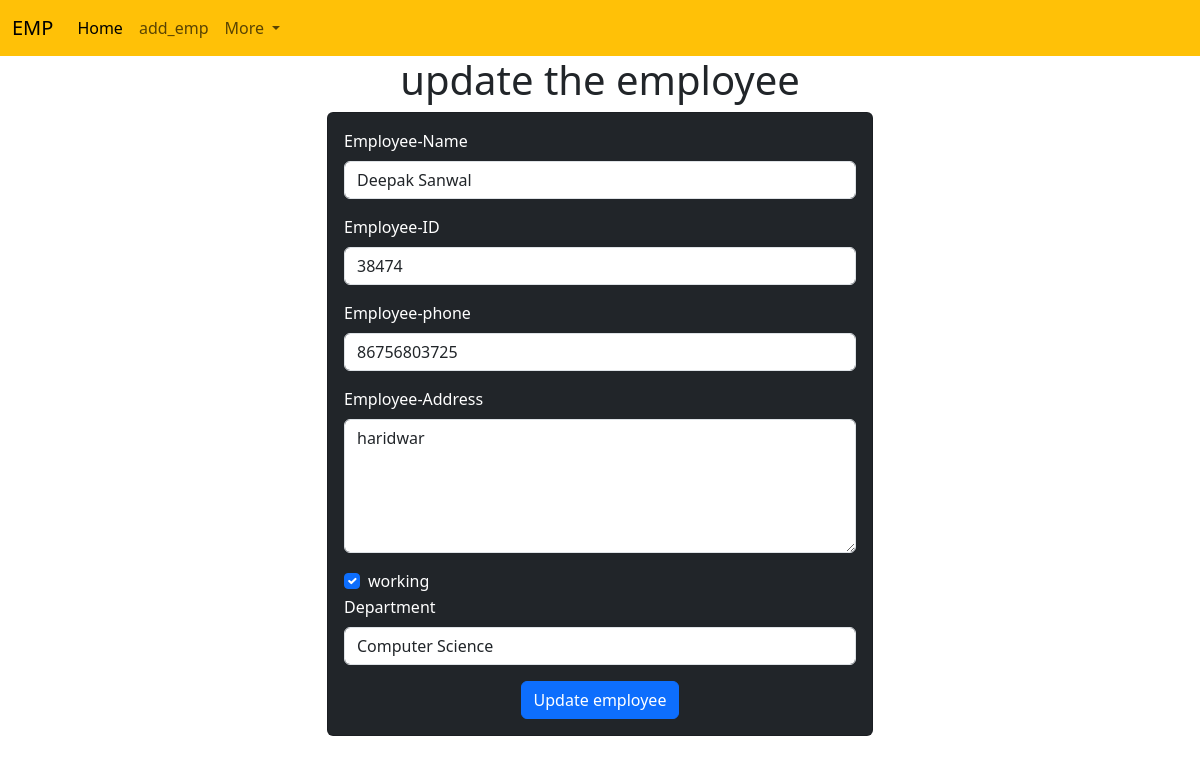
Page /update_emp/18 on the committed database.
### employee/models.py (models this page shows, shortened)
class Employee(models.Model):
  name=models.CharField(max_length=100,null=False)
  emp_id=models.IntegerField(null=False)
  phone=models.IntegerField()
  address=models.CharField(max_length=100,null=False)
  working=models.BooleanField(default=True)
  department=models.CharField(max_length=100)

### employee/views.py (the view)
# urls.py: path('update_emp/<int:emp_id>', views.update_emp, name='update_emp'),
def update_emp(request,emp_id=0):
   emp=Employee.objects.get(id=emp_id)
   print('update page is open')
   if request.method == "POST":
      name=request.POST['emp_name']
      address=request.POST['emp_address']
      emp_id=int(request.POST['emp_id'])
      phone=int(request.POST['emp_phone'])
      working = request.POST.get('emp_working', 'off') == 'on'
      department=request.POST['emp_department']
      emp.name = name
      emp.emp_id = emp_id
      emp.phone = phone
      emp.address = address
      emp.department = department
      emp.working = working
      emp.save()
      return redirect('emp_home')
   else:
      context ={
         'emp':emp
      }
      return render(request,'update_emp.html',context)

### employee/templates/update_emp.html (shortened to what this page needs)
<!doctype html>
<html lang="en">
  <head>
    <link href="https://cdn.jsdelivr.net/npm/bootstrap@5.3.3/dist/css/bootstrap.min.css" rel="stylesheet">
  </head>
  <body>
      {%  include 'navbar.html' %}
      <h1 class="text-center my-6">update the employee</h1>
      <div class="container ">
        <div class="row">
          <div class="col-md-6 offset-md-3">
            <div class="card bg-dark text-white">
              <div class="card-body">
                <form action="{% url 'update_emp' emp.id %}" method="POST">
                  <div class="mb-3">
                    <label for="exampleInputEmail1" class="form-label">Employee-Name</label>
                    <input type="text" class="form-control" id="name" placeholder="Enter Employee Name " name="emp_name" value="{{emp.name}} ">
                  </div>
                  <div class="mb-3">
                    <label for="id" class="form-label">Employee-ID</label>
                    <input type="number" class="form-control" id="id" placeholder="Enter Employee id " value="{{emp.emp_id}}" name="emp_id">
                  </div>
                  <div class="mb-3">
                    <label for="phone" class="form-label">Employee-phone</label>
                    <input type="number" class="form-control" id="phone" name="emp_phone" placeholder="Enter Employee phone number" value="{{emp.phone}}">
                  </div>
                  <div class="mb-3">
                    <label for="address" class="form-label">Employee-Address</label>
                    <TEXTarea name="emp_address" id="address" rows="5" class="form-control" >{{emp.address}}</TEXTarea>
                  </div>
                  <div class="form-check">
                    <input class="form-check-input" type="checkbox" name="emp_working" id="working" {% if emp.working %}checked{% endif %} value="{{emp.working}}">
                    <label class="form-check-label" for="working">
                      working
                    </label>
                  </div>
                  <div class="mb-3">
                    <label for="department" class="form-label">Department</label>
                    <select name="emp_department" id="department" value="{{emp.department}}" class="form-control">
                      <option value="CSE">Computer Science</option>
                    </select>
                  </div>
                  <div class="container text-center">
                    <button type="submit" class="btn btn-primary">Update employee</button>
                  </div>
                </form>
              </div>
            </div>
          </div>
        </div>
      </div>
  </body>
</html>

### rows in the picture
Employee: emp_name "Deepak Sanwal", emp_id "38474", emp_phone "86756803725", emp_address "haridwar", working "☑", emp_department "Computer Science"
